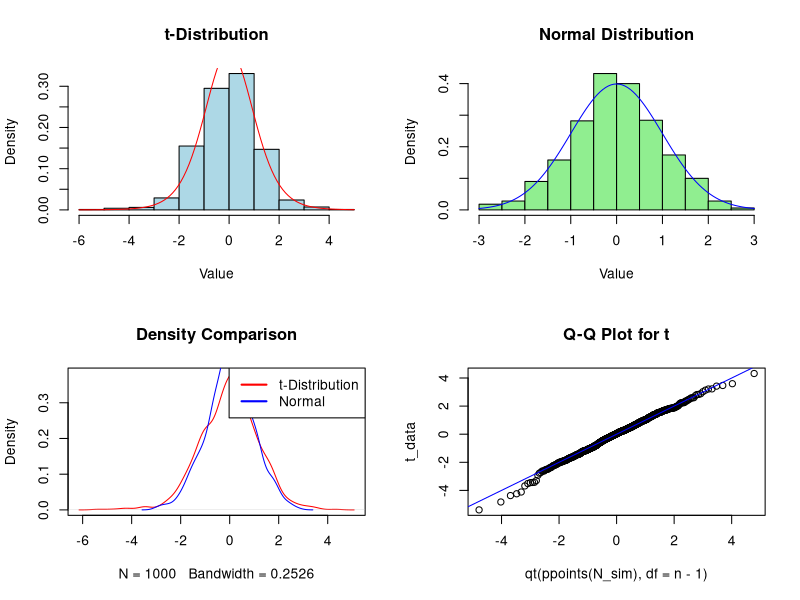

The R script that drew this image:
# Parameters
n <- 10  
N_sim <- 1000  

# Data generation
set.seed(123)  
t_data <- rt(N_sim, df = n - 1)  
normal_data <- rnorm(N_sim)  

# Graphs
par(mfrow = c(2, 2))  
hist(t_data, probability = TRUE, col = "lightblue", main = "t-Distribution", xlab = "Value")  
curve(dt(x, df = n - 1), add = TRUE, col = "red")  
hist(normal_data, probability = TRUE, col = "lightgreen", main = "Normal Distribution", xlab = "Value")  
curve(dnorm(x), add = TRUE, col = "blue")  
plot(density(t_data), col = "red", main = "Density Comparison")  
lines(density(normal_data), col = "blue")  
legend("topright", legend = c("t-Distribution", "Normal"), col = c("red", "blue"), lwd = 2)  
qqplot(qt(ppoints(N_sim), df = n - 1), t_data, main = "Q-Q Plot for t")  
abline(0, 1, col = "blue")
